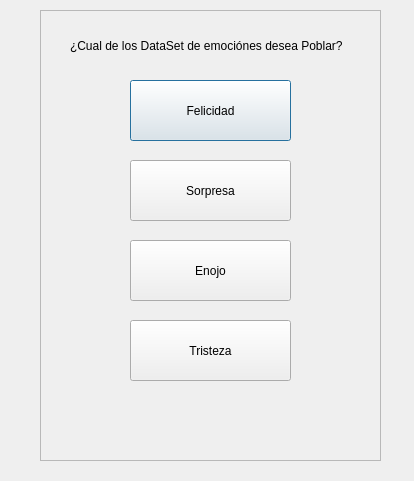
<?xml version="1.0" encoding="UTF-8"?>
<ui version="4.0">
 <class>Dialog</class>
 <widget class="QDialog" name="Dialog">
  <property name="geometry">
   <rect>
    <x>0</x>
    <y>0</y>
    <width>414</width>
    <height>481</height>
   </rect>
  </property>
  <property name="windowTitle">
   <string>Dialog</string>
  </property>
  <widget class="QFrame" name="frame">
   <property name="geometry">
    <rect>
     <x>40</x>
     <y>10</y>
     <width>341</width>
     <height>451</height>
    </rect>
   </property>
   <property name="frameShape">
    <enum>QFrame::StyledPanel</enum>
   </property>
   <property name="frameShadow">
    <enum>QFrame::Raised</enum>
   </property>
   <widget class="QPushButton" name="btn_felicidad">
    <property name="geometry">
     <rect>
      <x>90</x>
      <y>70</y>
      <width>161</width>
      <height>61</height>
     </rect>
    </property>
    <property name="text">
     <string>Felicidad</string>
    </property>
   </widget>
   <widget class="QLabel" name="label">
    <property name="geometry">
     <rect>
      <x>30</x>
      <y>10</y>
      <width>291</width>
      <height>51</height>
     </rect>
    </property>
    <property name="toolTip">
     <string>&lt;html&gt;&lt;head/&gt;&lt;body&gt;&lt;p&gt;&lt;span style=&quot; font-size:10pt;&quot;&gt;¿Cual de los DataSet de emociónes desea Poblar?&lt;/span&gt;&lt;/p&gt;&lt;/body&gt;&lt;/html&gt;</string>
    </property>
    <property name="text">
     <string>¿Cual de los DataSet de emociónes desea Poblar?</string>
    </property>
   </widget>
   <widget class="QPushButton" name="btn_sorpresa">
    <property name="geometry">
     <rect>
      <x>90</x>
      <y>150</y>
      <width>161</width>
      <height>61</height>
     </rect>
    </property>
    <property name="text">
     <string>Sorpresa</string>
    </property>
   </widget>
   <widget class="QPushButton" name="btn_enojo">
    <property name="geometry">
     <rect>
      <x>90</x>
      <y>230</y>
      <width>161</width>
      <height>61</height>
     </rect>
    </property>
    <property name="text">
     <string>Enojo</string>
    </property>
   </widget>
   <widget class="QPushButton" name="btn_tisteza">
    <property name="geometry">
     <rect>
      <x>90</x>
      <y>310</y>
      <width>161</width>
      <height>61</height>
     </rect>
    </property>
    <property name="text">
     <string>Tristeza</string>
    </property>
   </widget>
  </widget>
 </widget>
 <resources/>
 <connections/>
</ui>
